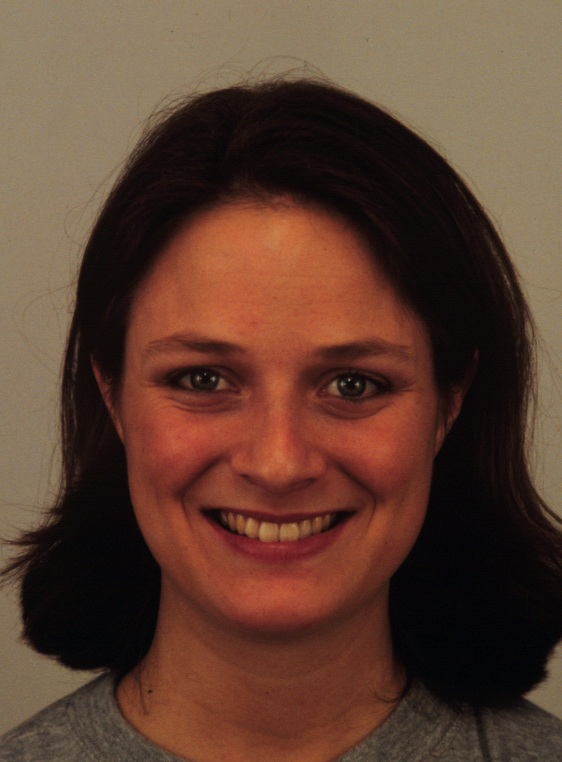
#> input picture 4.jpg, 562 x 762 px
$ python -i filters.py   (imports and definitions only)
#> lines starting #> are read from the running program, lines starting #| are printed output that depends on the picture; after the words box and inside, x2 and y2 are one past the last pixel; in counts of white or black regions, pixels touching at a corner belong together
import cv2
import matplotlib.pyplot as plt
import numpy as np

def edge(img):
    #Use median filter to reduce noise
    # convert to grayscale and apply median blur
    img_gray = cv2.cvtColor(img, cv2.COLOR_RGB2GRAY)
    img_blur = cv2.medianBlur(img_gray, 7)

    #Use adaptive thresholding to create an edge mask
    # detect and enhance edges
    img_edge = cv2.adaptiveThreshold(img_blur, 255,
       cv2.ADAPTIVE_THRESH_MEAN_C,
       cv2.THRESH_BINARY,
       blockSize=17,
       C=5)
    return img_edge

def Cartoonize(img_rgb):
    num_down=1
    num_bilateral = 5 # number of bilateral filtering steps

    # downsample image using Gaussian pyramid
    img_color = img_rgb
    for _ in range(num_down):
        img_color = cv2.pyrDown(img_color)
    for _ in range(num_bilateral):
        img_color = cv2.bilateralFilter(img_color, d=9, sigmaColor=9, sigmaSpace=7)
    for _ in range(num_down):
        img_color = cv2.pyrUp(img_color)

    img_gray = cv2.cvtColor(img_rgb, cv2.COLOR_RGB2GRAY)
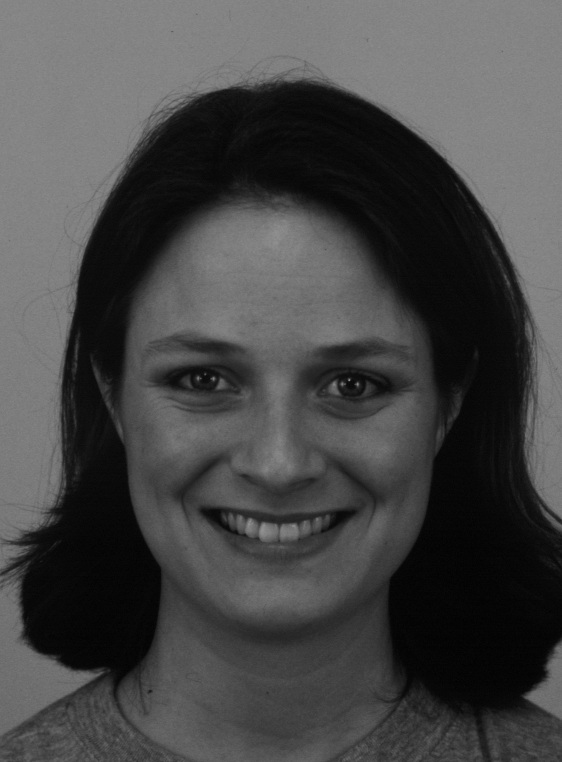
#> img_gray: shape (762, 562); min 1, max 146, mean 71
    img_blur = cv2.medianBlur(img_gray, 7)
    img_edge = cv2.adaptiveThreshold(img_blur, 255, cv2.ADAPTIVE_THRESH_MEAN_C, cv2.THRESH_BINARY, blockSize=9, C=4)
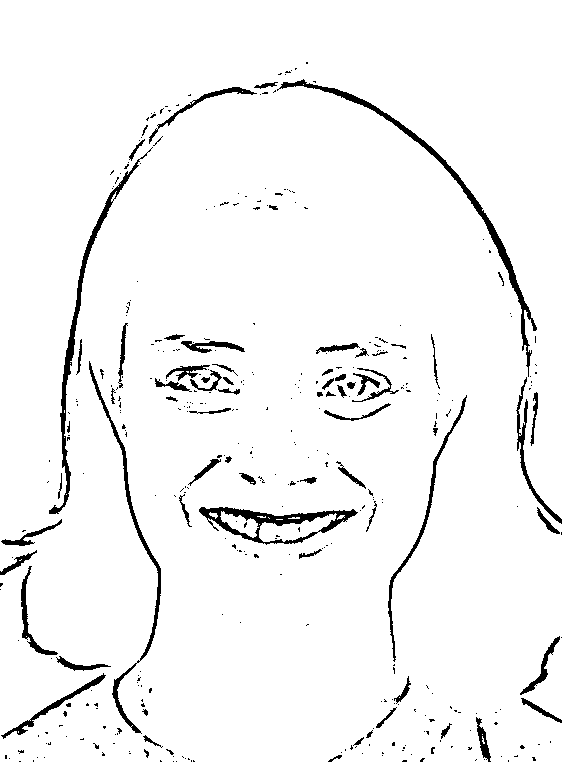
#> img_edge: shape (762, 562); 95.8% white; 382 black regions (311 under 20 px), largest, box (x1, y1, x2, y2) and area: (277, 79, 537, 377) 2296, (49, 147, 153, 514) 1820, (199, 507, 358, 545) 1758
    img_edge = cv2.cvtColor(img_edge, cv2.COLOR_GRAY2RGB)
    dim = (img_edge.shape[1],img_edge.shape[0])
#> dim = (562, 762)
    img_color = cv2.resize(img_color,dim)
    img_cartoon = cv2.bitwise_and(img_color, img_edge)
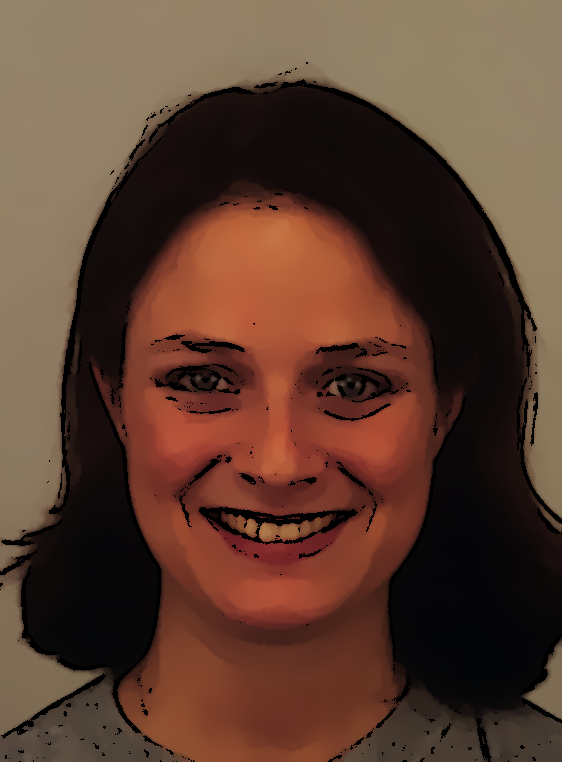
#> img_cartoon: shape (762, 562, 3); mean R, G, B 91.8, 62.3, 47.9
    return img_cartoon

def sharp(img):
    kernel_sharpening = np.array([[0,-1,0],
                              [-1, 5,-1],
                              [0,-1, 0]])

    # applying the sharpening kernel to the input image & displaying it.
    sharpened = cv2.filter2D(img, -1, kernel_sharpening)
    return sharpened

def blur(img):
    kernel_3x3 = np.ones((7, 7), np.float32) / 49
    # We apply the filter and display the image
    blurred = cv2.filter2D(img, -1, kernel_3x3)
    return blurred

>>> import cv2
>>> picture = cv2.cvtColor(cv2.imread('4.jpg'), cv2.COLOR_BGR2RGB)
>>> result = Cartoonize(picture)
